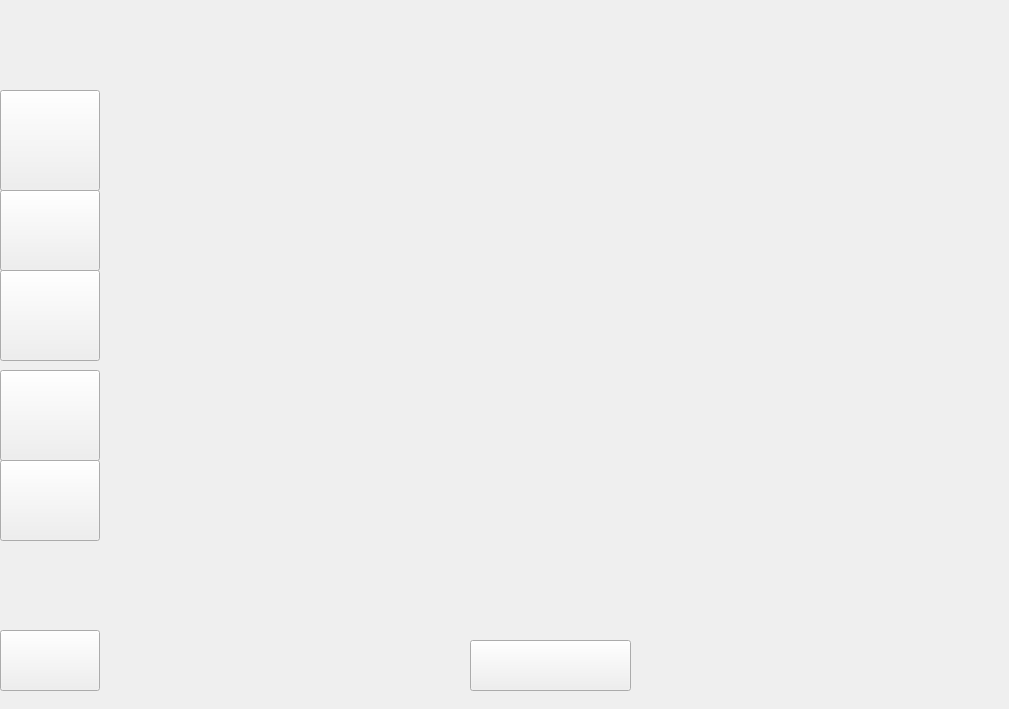
    <widget class="QWidget" name="page_23">
     <widget class="QLabel" name="label_23">
      <property name="geometry">
       <rect>
        <x>0</x>
        <y>0</y>
        <width>1000</width>
        <height>700</height>
       </rect>
      </property>
      <property name="text">
       <string/>
      </property>
      <property name="pixmap">
       <pixmap resource="resources.qrc">:/resources/ModUsu.png</pixmap>
      </property>
      <property name="scaledContents">
       <bool>true</bool>
      </property>
     </widget>
     <widget class="QPushButton" name="pushButton_120">
      <property name="geometry">
       <rect>
        <x>0</x>
        <y>90</y>
        <width>100</width>
        <height>101</height>
       </rect>
      </property>
      <property name="text">
       <string/>
      </property>
     </widget>
     <widget class="QPushButton" name="pushButton_121">
      <property name="geometry">
       <rect>
        <x>0</x>
        <y>190</y>
        <width>100</width>
        <height>81</height>
       </rect>
      </property>
      <property name="text">
       <string/>
      </property>
     </widget>
     <widget class="QPushButton" name="pushButton_122">
      <property name="geometry">
       <rect>
        <x>0</x>
        <y>270</y>
        <width>100</width>
        <height>91</height>
       </rect>
      </property>
      <property name="text">
       <string/>
      </property>
     </widget>
     <widget class="QPushButton" name="pushButton_123">
      <property name="geometry">
       <rect>
        <x>0</x>
        <y>370</y>
        <width>100</width>
        <height>91</height>
       </rect>
      </property>
      <property name="text">
       <string/>
      </property>
     </widget>
     <widget class="QPushButton" name="pushButton_124">
      <property name="geometry">
       <rect>
        <x>0</x>
        <y>460</y>
        <width>100</width>
        <height>81</height>
       </rect>
      </property>
      <property name="text">
       <string/>
      </property>
     </widget>
     <widget class="QPushButton" name="pushButton_125">
      <property name="geometry">
       <rect>
        <x>470</x>
        <y>640</y>
        <width>161</width>
        <height>51</height>
       </rect>
      </property>
      <property name="text">
       <string/>
      </property>
     </widget>
     <widget class="QPushButton" name="pushButton_174">
      <property name="geometry">
       <rect>
        <x>0</x>
        <y>630</y>
        <width>100</width>
        <height>61</height>
       </rect>
      </property>
      <property name="text">
       <string/>
      </property>
     </widget>
    </widget>
